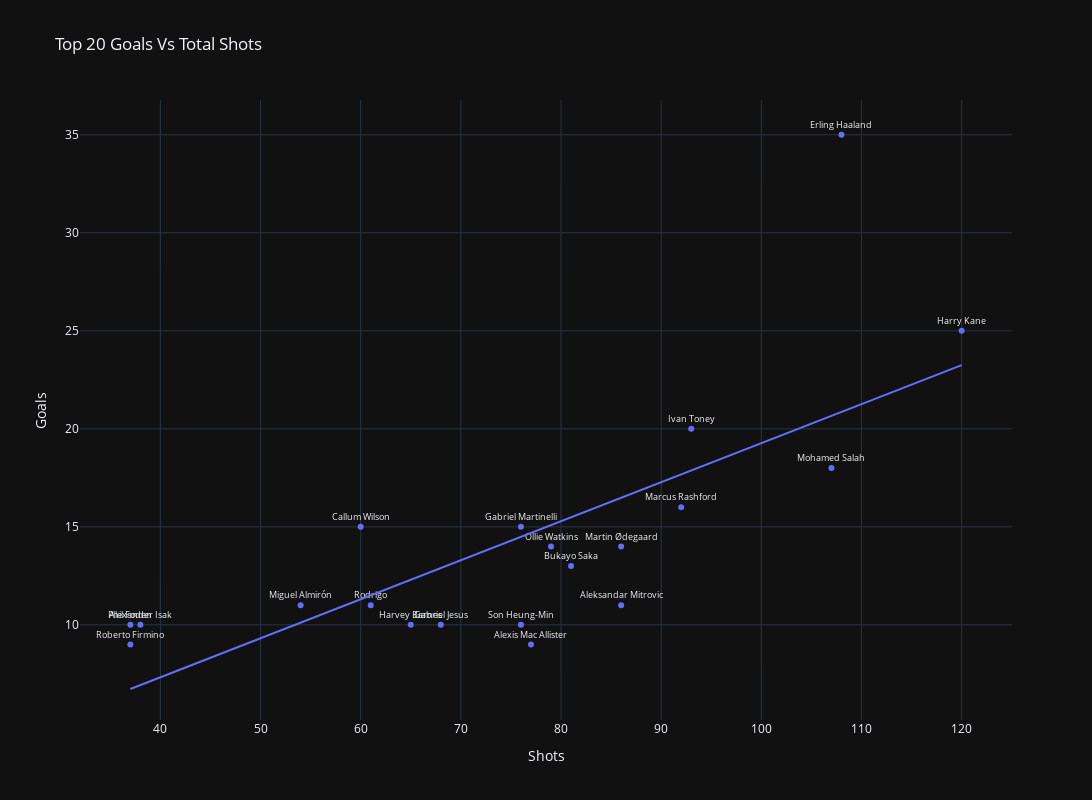

This figure's notebook cell:
### Code cell
#Scatterplot of Goals vs Total Shots
fig = px.scatter(full_df[:20],x="Shots", y="Goals",title='Top 20 Goals Vs Total Shots',height=800,width=1100,text="Player",template='plotly_dark',trendline="ols")
fig.update_traces(textposition="top center",orientation='v',textfont_size=8.5,)
fig.show()

### Figure 1 — Plotly figure (JSON) as saved in the notebook; plotly's stock layout.template omitted (floating-point values rounded to 4 significant figures)
{"data": [{"hovertemplate": "Shots=%{x}<br>Goals=%{y}<br>Player=%{text}<extra></extra>", "legendgroup": "", "marker": {"color": "#636efa", "symbol": "circle"}, "mode": "markers+text", "name": "", "orientation": "v", "showlegend": false, "text": ["Erling Haaland", "Harry Kane", "Ivan Toney", "Mohamed Salah", "Marcus Rashford", "Gabriel Martinelli", "Callum Wilson", "Ollie Watkins", "Martin Ødegaard", "Bukayo Saka", "Miguel Almirón", "Aleksandar Mitrovic", "Rodrigo", "Harvey Barnes", "Gabriel Jesus", "Phil Foden", "Alexander Isak", "Son Heung-Min", "Roberto Firmino", "Alexis Mac Allister"], "textfont": {"size": 8.5}, "textposition": "top center", "type": "scatter", "x": [108, 120, 93, 107, 92, 76, 60, 79, 86, 81, 54, 86, 61, 65, 68, 37, 38, 76, 37, 77], "xaxis": "x", "y": [35, 25, 20, 18, 16, 15, 15, 14, 14, 13, 11, 11, 11, 10, 10, 10, 10, 10, 9, 9], "yaxis": "y"}, {"hovertemplate": "<b>OLS trendline</b><br>Goals = 0.199022 * Shots + -0.636615<br>R<sup>2</sup>=0.526581<br><br>Shots=%{x}<br>Goals=%{y} <b>(trend)</b><extra></extra>", "legendgroup": "", "marker": {"color": "#636efa", "symbol": "circle"}, "mode": "lines", "name": "", "orientation": "v", "showlegend": false, "textfont": {"size": 8.5}, "textposition": "top center", "type": "scatter", "x": [37, 37, 38, 54, 60, 61, 65, 68, 76, 76, 77, 79, 81, 86, 86, 92, 93, 107, 108, 120], "xaxis": "x", "y": [6.727, 6.727, 6.926, 10.11, 11.3, 11.5, 12.3, 12.9, 14.49, 14.49, 14.69, 15.09, 15.48, 16.48, 16.48, 17.67, 17.87, 20.66, 20.86, 23.25], "yaxis": "y"}], "layout": {"height": 800, "legend": {"tracegroupgap": 0}, "title": {"text": "Top 20 Goals Vs Total Shots"}, "width": 1100, "xaxis": {"anchor": "y", "domain": [0, 1], "title": {"text": "Shots"}}, "yaxis": {"anchor": "x", "domain": [0, 1], "title": {"text": "Goals"}}}}
